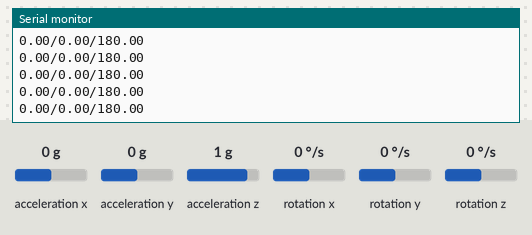
Recording of a sketch running on a simulated ESP8266 (NodeMCU). Shown: the last lines printed to the serial monitor. Wiring (inferred from the names in the program): MPU-9250 motion sensor at I2C address 0x68. The test bench sets the inputs (shaded band); at power-on: acceleration x 0 g, acceleration y 0 g, acceleration z 1 g, rotation z 0 °/s, rotation x 0 °/s, rotation y 0 °/s.

Above: at 1.3 s.
1.4 s: acceleration x set to -1.4 g
At 1.48 s:
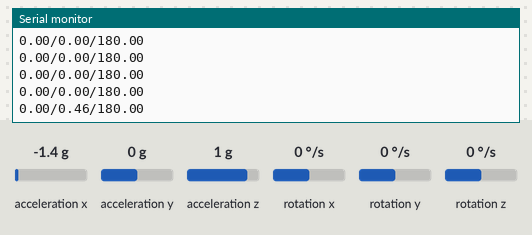
2.9 s: acceleration y set to -1.4 g
At 2.9 s:
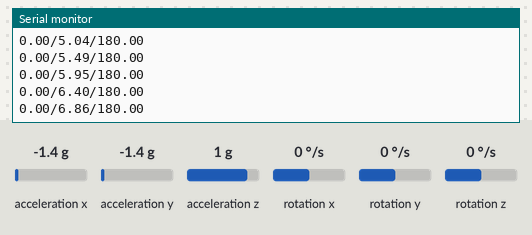
4.4 s: acceleration z set to -1.4 g
At 4.43 s:
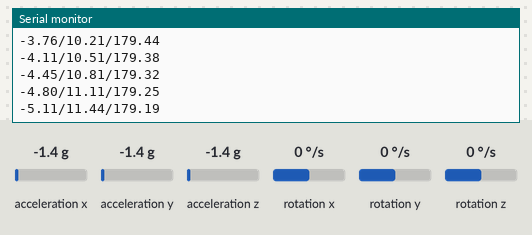
5.9 s: rotation z set to -192 °/s
At 5.95 s:
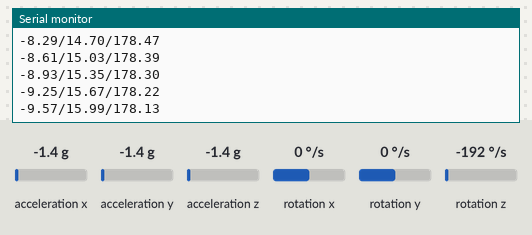
8.9 s: rotation x set to -192 °/s
At 8.9 s:
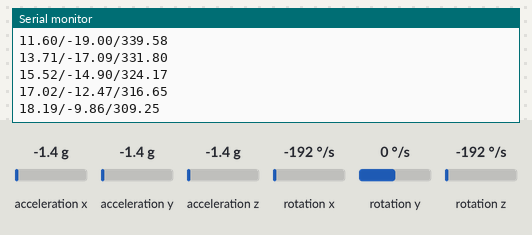
Timing chart, 0 to 11.4 s (numbered marks = the images above; inputs shaded):
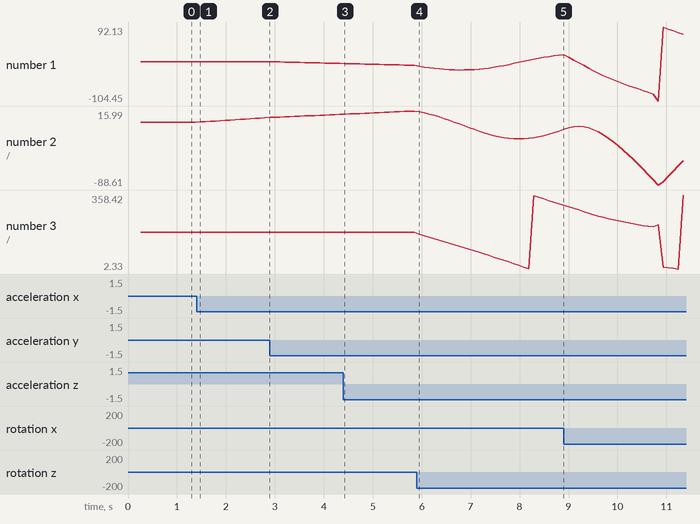

The sketch:

after_after_mid.ino
```cpp
#include <Wire.h>
#include <MadgwickAHRS.h>

Madgwick filter;
unsigned long microsPerReading, microsPrevious;
float accelScale, gyroScale;

//initializations
float accAngleX, accAngleY, gyroAngleX, gyroAngleY, gyroAngleZ;
float roll, pitch, yaw;
float AccErrorX, AccErrorY, GyroErrorX, GyroErrorY, GyroErrorZ;
float elapsedTime, currentTime, previousTime;
int c = 0;

// MPU9250 Slave Device Address
const uint8_t MPU9250SlaveAddress = 0x68;

// Pins for serial data
const uint8_t scl = D6;
const uint8_t sda = D7;

// sensitivity scale factor of accelerometer and gyroscope
const uint16_t AccelScaleFactor = 16384;
const uint16_t GyroScaleFactor = 131;

// MPU9250 few configuration register addresses
const uint8_t MPU9250_REGISTER_SMPLRT_DIV   =  0x19;
const uint8_t MPU9250_REGISTER_USER_CTRL    =  0x6A;
const uint8_t MPU9250_REGISTER_PWR_MGMT_1   =  0x6B;
const uint8_t MPU9250_REGISTER_PWR_MGMT_2   =  0x6C;
const uint8_t MPU9250_REGISTER_CONFIG       =  0x1A;
const uint8_t MPU9250_REGISTER_GYRO_CONFIG  =  0x1B;
const uint8_t MPU9250_REGISTER_ACCEL_CONFIG =  0x1C;
const uint8_t MPU9250_REGISTER_FIFO_EN      =  0x23;
const uint8_t MPU9250_REGISTER_INT_ENABLE   =  0x38;
const uint8_t MPU9250_REGISTER_ACCEL_XOUT_H =  0x3B;
const uint8_t MPU9250_REGISTER_SIGNAL_PATH_RESET  = 0x68;

int16_t AccelX, AccelY, AccelZ, Temperature, GyroX, GyroY, GyroZ;

void setup() {
  Serial.begin(9600);
  Wire.begin(sda, scl);
  MPU9250_Init();
  filter.begin(25);
  // initialize variables to pace updates to correct rate
  microsPerReading = 1000000 / 25;
  microsPrevious = micros();
}


void I2C_Write(uint8_t deviceAddress, uint8_t regAddress, uint8_t data){
  Wire.beginTransmission(deviceAddress);
  Wire.write(regAddress);
  Wire.write(data);
  Wire.endTransmission();
}

// read all 14 register
void Read_RawValue(uint8_t deviceAddress, uint8_t regAddress){
  Wire.beginTransmission(deviceAddress);
  Wire.write(regAddress);
  Wire.endTransmission();
  Wire.requestFrom(deviceAddress, (uint8_t)14);
  AccelX = (((int16_t)Wire.read()<<8) | Wire.read());
  AccelY = (((int16_t)Wire.read()<<8) | Wire.read());
  AccelZ = (((int16_t)Wire.read()<<8) | Wire.read());
  Temperature = (((int16_t)Wire.read()<<8) | Wire.read());
  GyroX = (((int16_t)Wire.read()<<8) | Wire.read());
  GyroY = (((int16_t)Wire.read()<<8) | Wire.read());
  GyroZ = (((int16_t)Wire.read()<<8) | Wire.read());
}

//configure MPU9250
void MPU9250_Init(){
  delay(150);
  I2C_Write(MPU9250SlaveAddress, MPU9250_REGISTER_SMPLRT_DIV, 0x07);
  I2C_Write(MPU9250SlaveAddress, MPU9250_REGISTER_PWR_MGMT_1, 0x01);
  I2C_Write(MPU9250SlaveAddress, MPU9250_REGISTER_PWR_MGMT_2, 0x00);
  I2C_Write(MPU9250SlaveAddress, MPU9250_REGISTER_CONFIG, 0x00);
  I2C_Write(MPU9250SlaveAddress, MPU9250_REGISTER_GYRO_CONFIG, 0x00);//set +/-250 degree/second full scale
  I2C_Write(MPU9250SlaveAddress, MPU9250_REGISTER_ACCEL_CONFIG, 0x00);// set +/- 2g full scale
  I2C_Write(MPU9250SlaveAddress, MPU9250_REGISTER_FIFO_EN, 0x00);
  I2C_Write(MPU9250SlaveAddress, MPU9250_REGISTER_INT_ENABLE, 0x01);
  I2C_Write(MPU9250SlaveAddress, MPU9250_REGISTER_SIGNAL_PATH_RESET, 0x00);
  I2C_Write(MPU9250SlaveAddress, MPU9250_REGISTER_USER_CTRL, 0x00);
}
void loop() {
  float Ax, Ay, Az, T, Gx, Gy, Gz;
  unsigned long microsNow;

  Read_RawValue(MPU9250SlaveAddress, MPU9250_REGISTER_ACCEL_XOUT_H);

  //divide each with their sensitivity scale factor
  Ax = (float)AccelX/AccelScaleFactor;
  Ay = (float)AccelY/AccelScaleFactor;
  Az = (float)AccelZ/AccelScaleFactor;
  T = (float)Temperature/340+36.53; //temperature formula
  Gx = (float)GyroX/GyroScaleFactor;
  Gy = (float)GyroY/GyroScaleFactor;
  Gz = (float)GyroZ/GyroScaleFactor;


// check if it's time to read data and update the filter
  microsNow = micros();
  if (microsNow - microsPrevious >= microsPerReading) {
    // update the filter, which computes orientation
    filter.updateIMU(Gx, Gy, Gz, Ax, Ay, Az);

    // print the heading, pitch and roll
    roll = filter.getRoll();
    pitch = filter.getPitch();
    yaw = filter.getYaw();

  Serial.print(roll);
  Serial.print("/");
  Serial.print(pitch);
  Serial.print("/");
  Serial.println(yaw);

     // increment previous time, so we keep proper pace
    microsPrevious = microsPrevious + microsPerReading;
    // Print the values on the serial monitor

  }


/*
  Serial.print("Ax: "); Serial.print(Ax);
  Serial.print(" Ay: "); Serial.print(Ay);
  Serial.print(" Az: "); Serial.print(Az);
  Serial.print(" T: "); Serial.print(T);
  Serial.print(" Gx: "); Serial.print(Gx);
  Serial.print(" Gy: "); Serial.print(Gy);
  Serial.print(" Gz: "); Serial.println(Gz);
*/

//calculating error
/*
  while (c<200){
    float AccErrorX, AccErrorY, GyroErrorX, GyroErrorY, GyroErrorZ;
AccErrorX = AccErrorX + ((atan((Ay) / sqrt(pow((Ax), 2) + pow((Az), 2))) * 180 / PI));
AccErrorY = AccErrorY + ((atan(-1 * (Ax) / sqrt(pow((Ay), 2) + pow((Az), 2))) * 180 / PI));
c++;
  }
      AccErrorX = AccErrorX / 200;
      AccErrorY = AccErrorY / 200;
      c = 0;
      // Read gyro values 200 times
      while (c < 200) {
        // Sum all readings
        GyroErrorX = GyroErrorX + (Gx);
        GyroErrorY = GyroErrorY + (Gy);
        GyroErrorZ = GyroErrorZ + (Gz);
        c++;
      }
      //Divide the sum by 200 to get the error value
      GyroErrorX = GyroErrorX / 200;
      GyroErrorY = GyroErrorY / 200;
      GyroErrorZ = GyroErrorZ / 200;
      // Print the error values on the Serial Monitor
      Serial.print("AccErrorX: ");
      Serial.println(AccErrorX);
      Serial.print("AccErrorY: ");
      Serial.println(AccErrorY);
      Serial.print("GyroErrorX: ");
      Serial.println(GyroErrorX);
      Serial.print("GyroErrorY: ");
      Serial.println(GyroErrorY);
      Serial.print("GyroErrorZ: ");
      Serial.println(GyroErrorZ);

  */
  delay(100);
}
```

Measured:
- after the input at 1.4 s, the serial monitor: prints a new line after 0.08 s (image 1)
- after the input at 4.4 s, the serial monitor: prints a new line at once (image 3)
- plotted number 1: 0 → -4.8 after the input at 2.9 s, -4.8 → -9.57 after the input at 4.4 s, -9.57 → 18.19 after the input at 5.9 s, 18.19 → 73.11 after the input at 8.9 s
- plotted number 2: 0 → 6.86 after the input at 1.4 s, 6.86 → 11.11 after the input at 2.9 s, 11.11 → 15.99 after the input at 4.4 s, 15.99 → -9.86 after the input at 5.9 s, -9.86 → -54.14 after the input at 8.9 s
- plotted number 3: 180 → 179.25 after the input at 2.9 s, 179.25 → 178.13 after the input at 4.4 s, 178.13 → 309.25 after the input at 5.9 s, 309.25 → 358.42 after the input at 8.9 s
